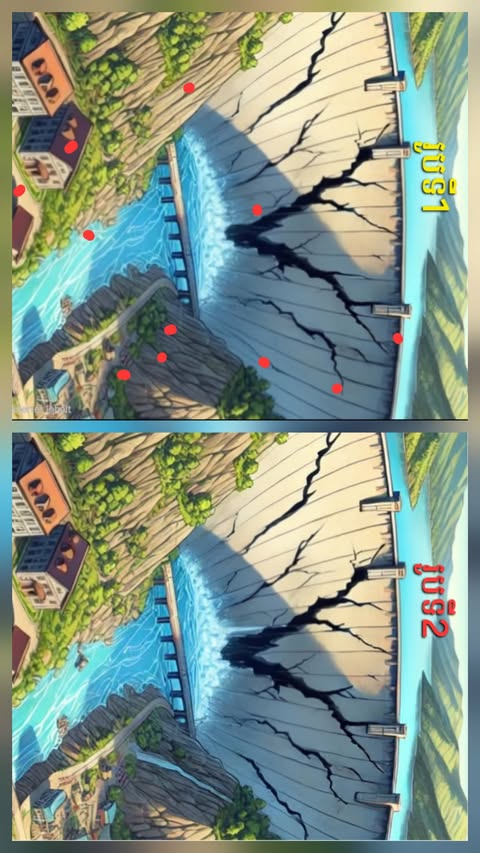
#> input picture spot_the_difference/correct_answers/answer_07.jpg, 480 x 853 px, found by its file name
$ python find_ans7_circles.py
#> lines starting #> are read from the running program, lines starting #| are printed output that depends on the picture; after the words box and inside, x2 and y2 are one past the last pixel; in counts of white or black regions, pixels touching at a corner belong together
import cv2
import numpy as np

img = cv2.imread("correct_answers/answer_07.jpg")
#> img is the input picture: shape (853, 480, 3); mean B, G, R 135.3, 148.2, 131.3
if img is None:
    print("Could not read image.")
    exit()

hsv = cv2.cvtColor(img, cv2.COLOR_BGR2HSV)
#> hsv: shape (853, 480, 3); mean H, S, V 65.2, 88.4, 162.1
mask1 = cv2.inRange(hsv, (0, 70, 50), (10, 255, 255))
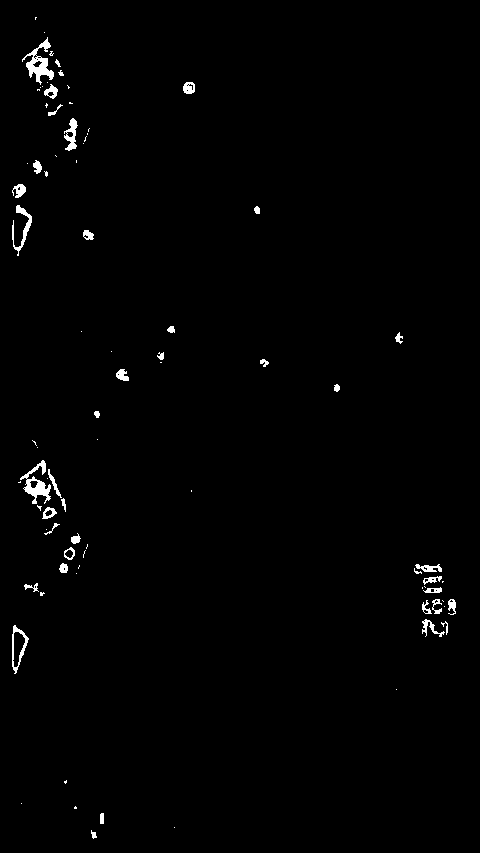
#> mask1: shape (853, 480); 1% white; 84 white regions (45 under 20 px), largest, box (x1, y1, x2, y2) and area: (22, 37, 54, 85) 530, (20, 460, 51, 504) 491, (12, 205, 32, 256) 280
mask2 = cv2.inRange(hsv, (170, 70, 50), (180, 255, 255))
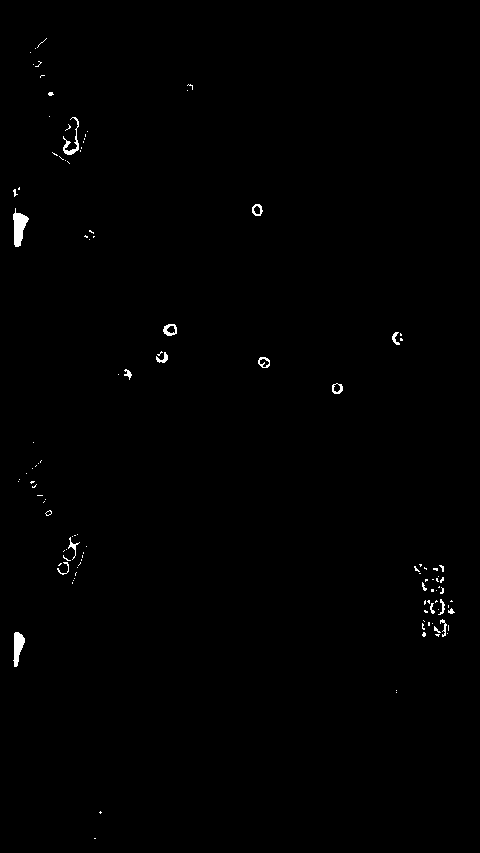
#> mask2: shape (853, 480); 0.49% white; 114 white regions (96 under 20 px), largest, box (x1, y1, x2, y2) and area: (13, 208, 29, 247) 349, (13, 632, 25, 667) 251, (63, 117, 79, 155) 165
mask = mask1 | mask2
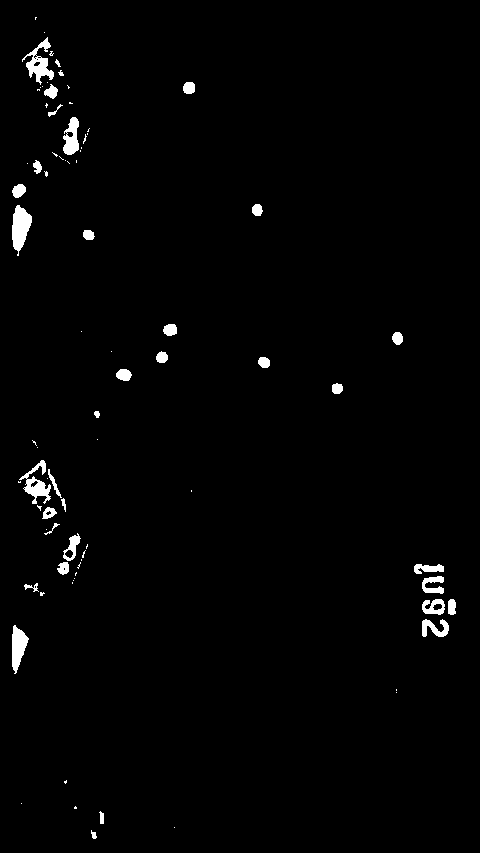
#> mask: shape (853, 480); 1.5% white; 82 white regions (47 under 20 px), largest, box (x1, y1, x2, y2) and area: (12, 205, 32, 256) 629, (22, 37, 54, 85) 561, (19, 460, 51, 504) 526
k = cv2.getStructuringElement(cv2.MORPH_ELLIPSE, (5, 5))
mask = cv2.morphologyEx(mask, cv2.MORPH_CLOSE, k)
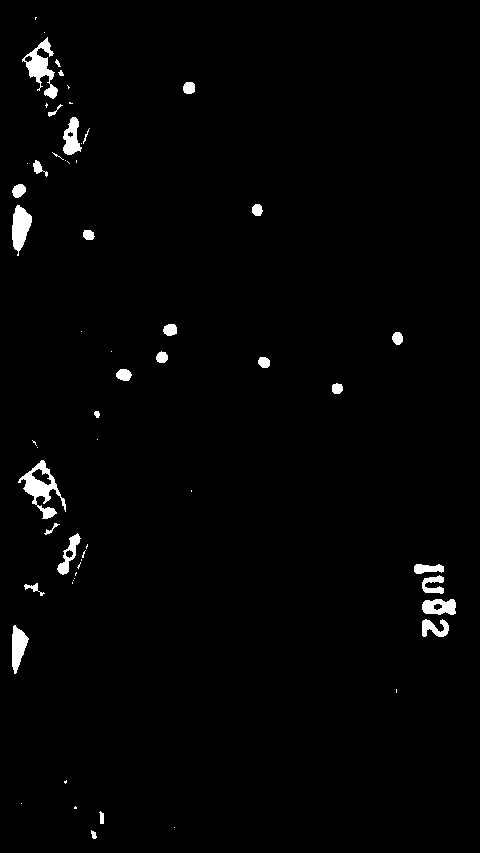
#> mask: shape (853, 480); 1.6% white; 60 white regions (30 under 20 px)

cnts, _ = cv2.findContours(mask, cv2.RETR_EXTERNAL, cv2.CHAIN_APPROX_SIMPLE)
#> cnts = 60 contours, 33 with area under 20; largest, box (x1, y1, x2, y2) and area: (18, 460, 66, 519) 976, (22, 37, 58, 99) 728, (12, 205, 32, 256) 576, (12, 625, 29, 674) 443, (422, 599, 456, 615) 414
print(f"Found {len(cnts)} red circles/regions in answer_07.jpg:")
#| Found 60 red circles/regions in answer_07.jpg:
count = 0
for i, c in enumerate(cnts):
    area = cv2.contourArea(c)
    if area < 50:
        continue
    count += 1
    (cx, cy), r = cv2.minEnclosingCircle(c)
    print(f"  GT {count}: Center=({cx:.1f}, {cy:.1f}), r={r:.1f}")
#> this loop made 60 passes
#> (area, cx, cy, r) on passes 8, 9, 10, 11, 15, 17, 22, 25, 30, 31, 32, 33: (443, 14.5, 649, 24.01), (249, 434.2, 628, 14.09), (414.5, 438.8, 607.5, 17.13), (56, 34, 589, 10.77), (195.5, 433.5, 584.5, 12.07), (187, 428.5, 568.5, 14.71), (335.5, 69.5, 553.5, 21.83), (975.5, 45.72, 488.9, 29.31), (83.5, 336.9, 388, 5.75), (127.5, 123.4, 374.5, 7.58), (91.5, 263.8, 361.8, 6.11), (93, 161.4, 356.8, 6.04)
#> area on passes 1, 3, 23, 29, 51: 24, 33, 28.5, 22.5, 27.5
#|   GT 1: Center=(14.5, 649.0), r=24.0
#|   GT 2: Center=(434.2, 628.0), r=14.1
#|   GT 3: Center=(438.8, 607.5), r=17.1
#|   GT 4: Center=(34.0, 589.0), r=10.8
#|   GT 5: Center=(433.5, 584.5), r=12.1
#|   GT 6: Center=(428.5, 568.5), r=14.7
#|   GT 7: Center=(69.5, 553.5), r=21.8
#|   GT 8: Center=(45.7, 488.9), r=29.3
#> (further printed lines are left out)
#> after the loop, count = 22

$ run again, with spot_the_difference/correct_answers/answer_01.jpg copied over spot_the_difference/correct_answers/answer_07.jpg
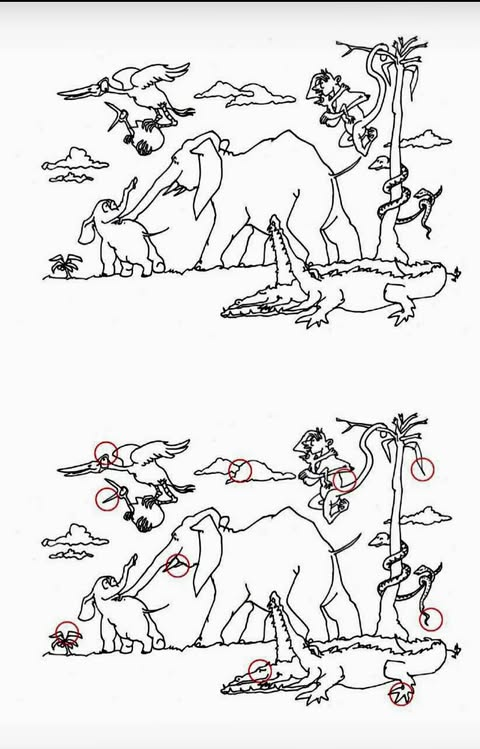
#> input picture spot_the_difference/correct_answers/answer_01.jpg, 480 x 749 px, found by its file name
#> img is the input picture: shape (749, 480, 3); mean B, G, R 229.4, 229.4, 229.7
#> hsv: shape (749, 480, 3); mean H, S, V 4.2, 1.2, 229.8
#> `mask1 = cv2.inRange(hsv, (0, 70, 50), (10, 255, 255))`:
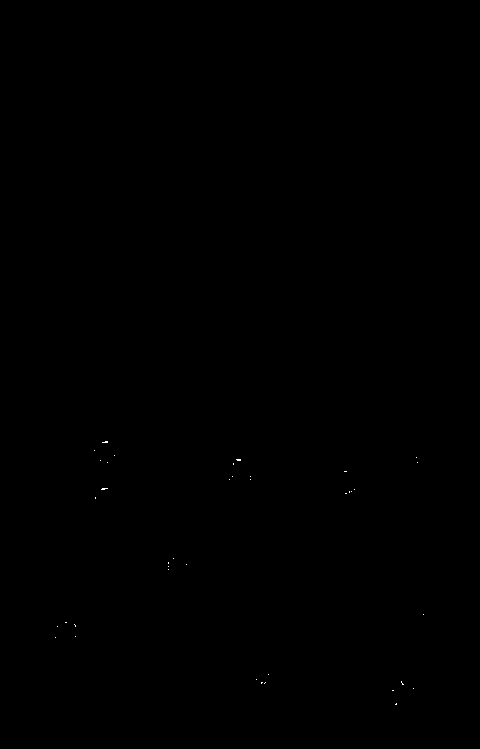
#> mask1: shape (749, 480); 0.02% white in thin lines or dots, all inside (x1, y1, x2, y2) = (55, 441, 424, 705)
#> mask2: shape (749, 480); 0.35% white in thin lines or dots, all inside (x1, y1, x2, y2) = (53, 442, 443, 706)
#> `mask = cv2.morphologyEx(mask, cv2.MORPH_CLOSE, k)`:
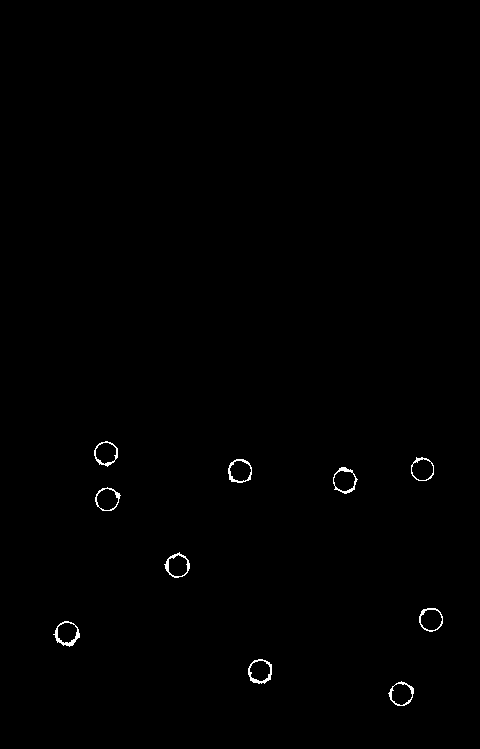
#> mask: shape (749, 480); 0.41% white in thin lines or dots, all inside (x1, y1, x2, y2) = (53, 441, 443, 706)
#> cnts = 10 contours; largest, box (x1, y1, x2, y2) and area: (248, 659, 272, 684) 448, (333, 467, 358, 494) 446, (53, 621, 80, 647) 444, (228, 459, 252, 483) 438, (164, 552, 190, 578) 432
#| Found 10 red circles/regions in answer_07.jpg:
#> the loop `for i, c in enumerate(cnts):` made 10 passes
#> (area, cx, cy, r) on passes 1 to 8: (430.5, 400.9, 692.7, 12.94), (447.5, 260.2, 671.6, 13.21), (444, 66.17, 634, 13.17), (425.5, 430.4, 618.8, 12.3), (431.5, 176.7, 564.5, 12.75), (423, 107.7, 498.8, 12.88), (445.5, 344, 480.1, 13.41), (438.5, 239.5, 471.5, 12.93)
#> (printed output is left out)
#> after the loop `for i, c in enumerate(cnts):`: count = 10

$ run again, with spot_the_difference/correct_answers/answer_02.jpg copied over spot_the_difference/correct_answers/answer_07.jpg
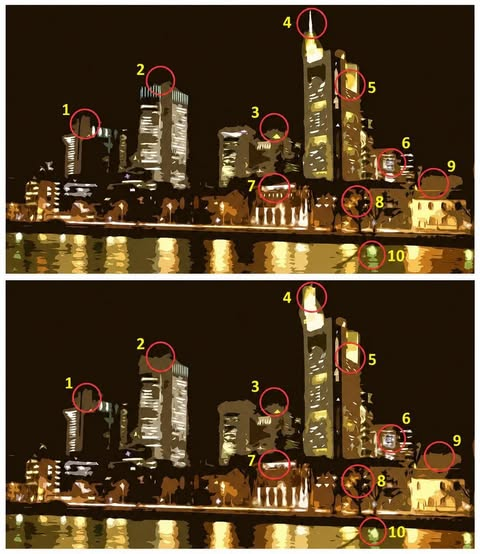
#> input picture spot_the_difference/correct_answers/answer_02.jpg, 480 x 554 px, found by its file name
#> img is the input picture: shape (554, 480, 3); mean B, G, R 38.1, 63, 82.2
#> hsv: shape (554, 480, 3); mean H, S, V 19.2, 185, 82.3
#> `mask1 = cv2.inRange(hsv, (0, 70, 50), (10, 255, 255))`:
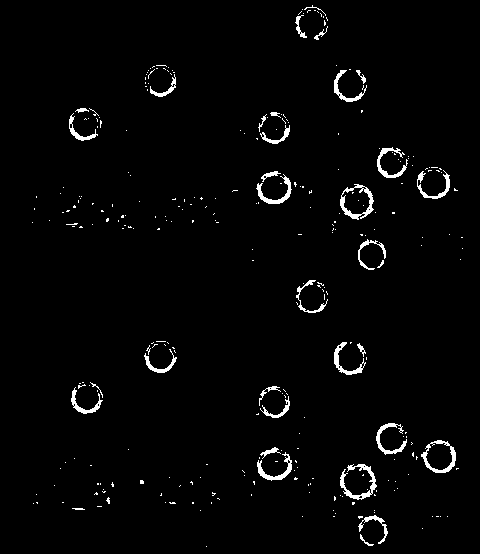
#> mask1: shape (554, 480); 2.2% white; 298 white regions (264 under 20 px), largest, box (x1, y1, x2, y2) and area: (340, 464, 377, 500) 393, (340, 184, 374, 220) 361, (421, 440, 456, 473) 322
#> mask2: shape (554, 480); 0.47% white in thin lines or dots, all inside (x1, y1, x2, y2) = (70, 8, 452, 528)
#> `mask = cv2.morphologyEx(mask, cv2.MORPH_CLOSE, k)`:
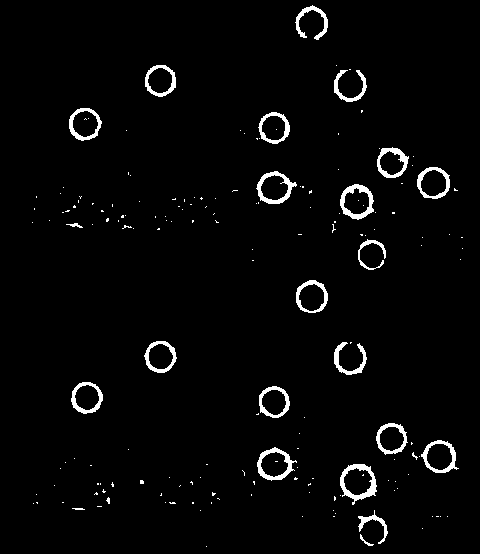
#> mask: shape (554, 480); 2.8% white; 175 white regions (152 under 20 px)
#> cnts = 168 contours, 146 with area under 20; largest, box (x1, y1, x2, y2) and area: (340, 464, 377, 505) 1002, (340, 184, 374, 220) 873, (256, 171, 297, 204) 866, (257, 447, 297, 481) 852, (421, 440, 459, 473) 828
#| Found 168 red circles/regions in answer_07.jpg:
#> the loop `for i, c in enumerate(cnts):` made 168 passes
#> (area, count, cx, cy, r) on passes 11, 56: (164.5, 1, 371.5, 527.5, 17.73), (1002, 2, 358.2, 483.7, 21.26)
#> (printed output is left out)
#> after the loop `for i, c in enumerate(cnts):`: count = 20

$ run again, with spot_the_difference/correct_answers/answer_03.jpg copied over spot_the_difference/correct_answers/answer_07.jpg
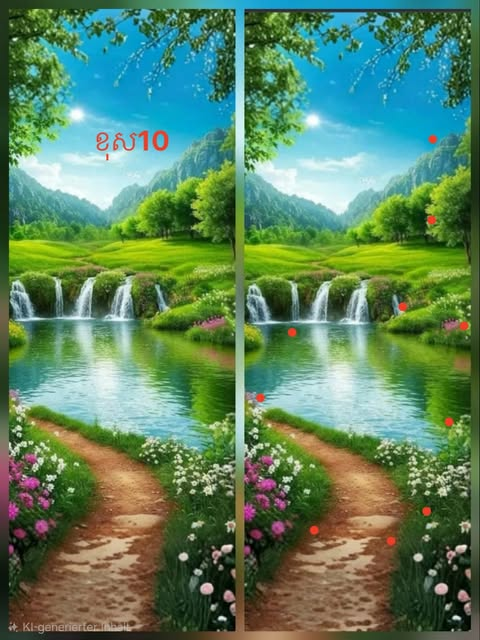
#> input picture spot_the_difference/correct_answers/answer_03.jpg, 480 x 640 px, found by its file name
#> img is the input picture: shape (640, 480, 3); mean B, G, R 96.5, 131.2, 93.3
#> hsv: shape (640, 480, 3); mean H, S, V 58.9, 142, 142.4
#> `mask1 = cv2.inRange(hsv, (0, 70, 50), (10, 255, 255))`:
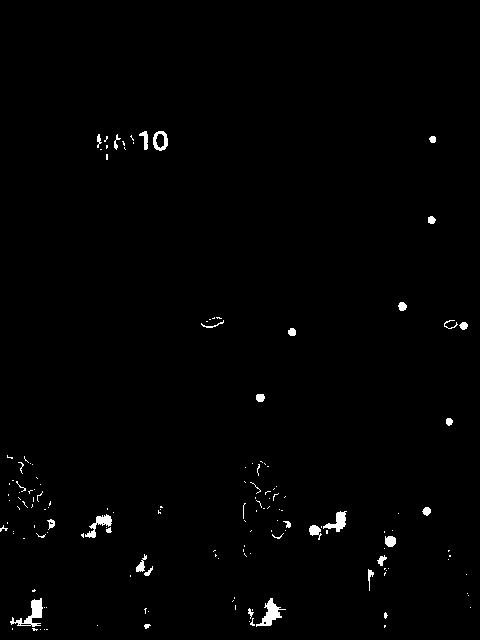
#> mask1: shape (640, 480); 1% white; 152 white regions (119 under 20 px), largest, box (x1, y1, x2, y2) and area: (10, 598, 43, 627) 340, (256, 598, 286, 627) 317, (85, 514, 112, 538) 230
#> mask2: shape (640, 480); 0.48% white; 87 white regions (69 under 20 px), largest, box (x1, y1, x2, y2) and area: (0, 453, 32, 508) 333, (0, 504, 10, 528) 122, (204, 318, 223, 326) 83
#> `mask = cv2.morphologyEx(mask, cv2.MORPH_CLOSE, k)`:
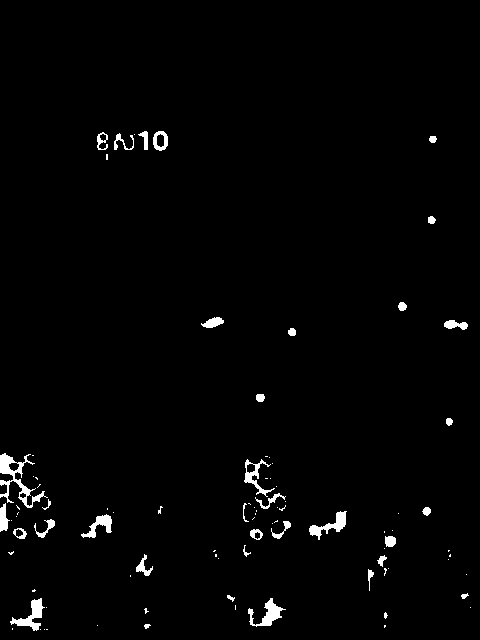
#> mask: shape (640, 480); 1.7% white; 91 white regions (56 under 20 px)
#> cnts = 91 contours, 62 with area under 20; largest, box (x1, y1, x2, y2) and area: (0, 453, 48, 508) 630, (10, 598, 45, 631) 350, (248, 598, 286, 627) 334, (309, 511, 347, 540) 316, (244, 459, 275, 497) 288
#| Found 91 red circles/regions in answer_07.jpg:
#> the loop `for i, c in enumerate(cnts):` made 91 passes
#> (area, cx, cy, r) on passes 13, 14, 28, 34, 37, 38, 40, 43: (334, 266.5, 614.2, 19.21), (349.5, 27.13, 612.3, 19.92), (103, 144.8, 564.7, 10.76), (87, 389.3, 540.6, 6.3), (91.5, 255.8, 533.5, 6.35), (95, 19.31, 533.2, 6.74), (74, 281, 529, 10.82), (88, 44.86, 527.3, 11.09)
#> (printed output is left out)
#> after the loop `for i, c in enumerate(cnts):`: count = 20
